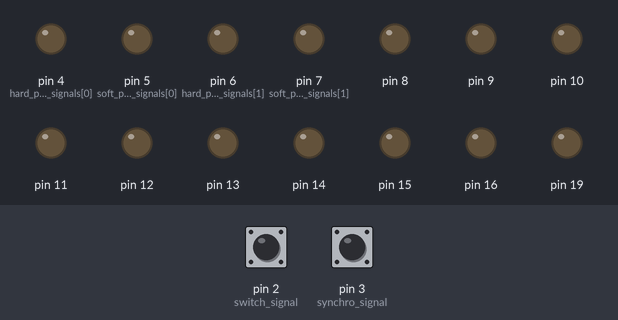
Bench run of a sketch on a simulated Arduino Uno, built with avr-gcc and run on an emulated ATmega328P. On the bench: output pins drawn as LEDs (lit = HIGH). The inputs (shaded band) are chosen by the test bench; at power-on: pin 3 (synchro_signal) HIGH, pin 2 (switch_signal) HIGH.

Above: at 1.2 s.
1.3 s: pin 3 (synchro_signal) pulled LOW for 0.15 s
At 2.0 s:
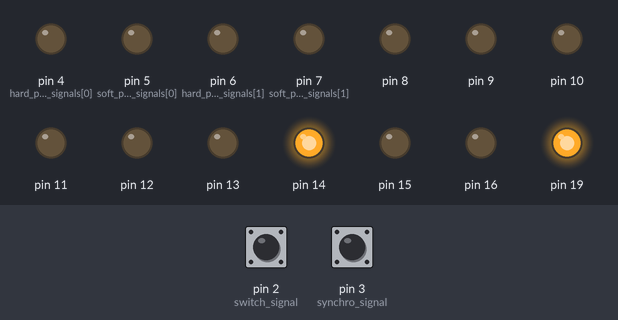
2.9 s: pin 3 (synchro_signal) pulled LOW for 1 s
At 3.3 s:
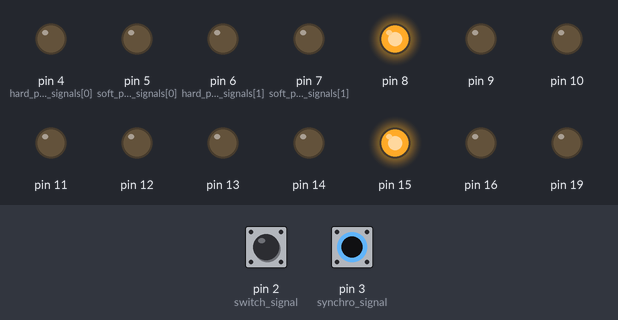
5.4 s: pin 3 (synchro_signal) pulled LOW for 3.2 s
At 6.3 s:
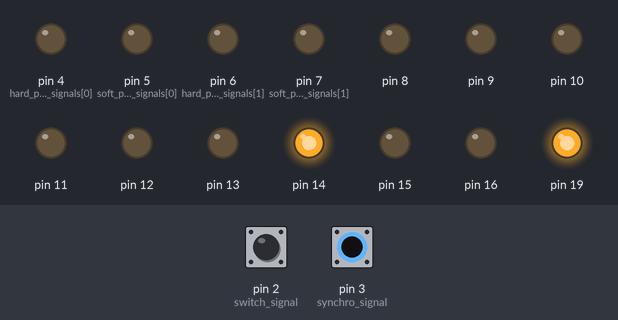
10.1 s: pin 3 (synchro_signal) pulled LOW for 0.15 s
At 11.1 s:
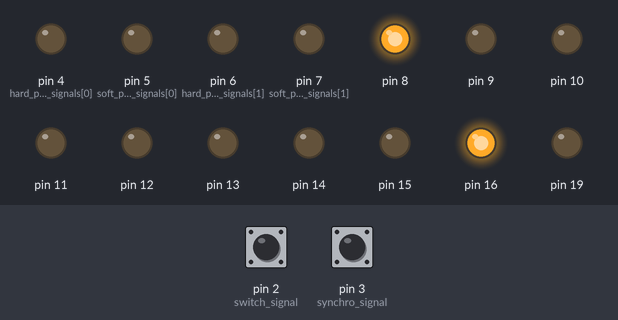
11.7 s: pin 2 (switch_signal) pulled LOW for 0.15 s
At 13.0 s:
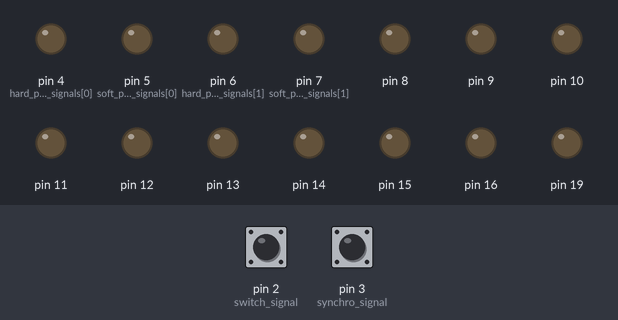
13.3 s: pin 2 (switch_signal) pulled LOW for 1 s
At 13.9 s:
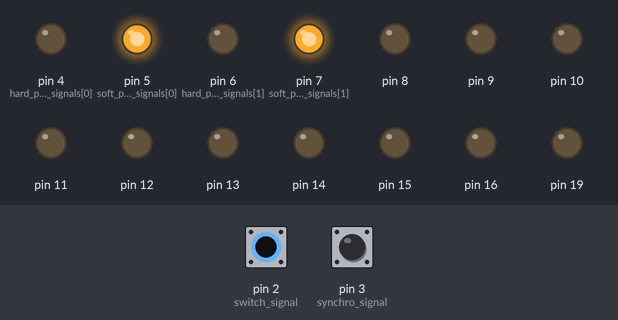
Timing chart, 0 to 16.3 s (numbered marks = the images above; inputs shaded):
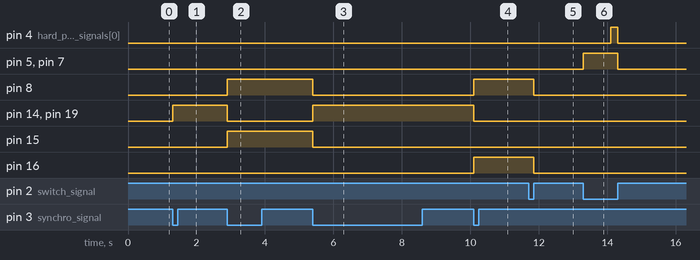

Measured:
- after the input at 1.3 s, pin 14, pin 19: LOW → HIGH at once
- after the input at 2.9 s, pin 8, pin 15: LOW → HIGH at once; pin 14, pin 19: HIGH → LOW at once
- after the input at 5.4 s, pin 8, pin 15: HIGH → LOW at once; pin 14, pin 19: LOW → HIGH at once
- after the input at 10.1 s, pin 8, pin 16: LOW → HIGH at once; pin 14, pin 19: HIGH → LOW at once
- after the input at 11.7 s, pin 8, pin 16: HIGH → LOW after 0.15 s
- after the input at 13.3 s, pin 4 (hard_push_signals[0]): LOW → HIGH after 0.80 s, → LOW 0.20 s later; pin 5 (soft_push_signals[0]), pin 7 (soft_push_signals[1]): LOW → HIGH at once, → LOW 1.0 s later

The sketch:

final_delayed_sequence.ino
```cpp
int soft_push_signals[] = {5, 7};
int hard_push_signals[] = {4, 6};
int synchro_signal = 3;
int switch_signal = 2;
const byte sequence_length = 182;
//Za pomocą wait_time reguluje się czas między wykonaniem pary zdjęć
const unsigned long wait_time = 2000;
volatile byte light_states[][2] = {{33, 0}, {2, 1}, {33, 0}, {4, 1}, {33, 0}, {6, 1}, {33, 0}, {8, 1}, {33, 0}, {10, 1}, {33, 0}, {12, 1},
                                  {33, 0}, {14, 1}, {33, 0}, {16, 1}, {33, 0}, {18, 1}, {33, 0}, {20, 1}, {33, 0}, {22, 1}, {33, 0}, {24, 1},
                                  {33, 0}, {26, 1}, {33, 0}, {28, 1}, {33, 0}, {0, 3}, {33, 0}, {2, 3}, {33, 0}, {4, 3}, {33, 0}, {6, 3},
                                  {33, 0}, {8, 3}, {33, 0}, {10, 3}, {33, 0}, {12, 3}, {33, 0}, {16, 3}, {33, 0}, {18, 3}, {33, 0}, {20, 3},
                                  {33, 0}, {24, 3}, {33, 0}, {0, 5}, {33, 0}, {2, 5}, {33, 0}, {4, 5}, {33, 0}, {6, 5}, {33, 0}, {8, 5},
                                  {33, 0}, {10, 5}, {33, 0}, {12, 5}, {33, 0}, {16, 5}, {33, 0}, {18, 5}, {33, 0}, {20, 5}, {33, 0}, {24, 5},
                                  {33, 0}, {0, 7}, {33, 0}, {2, 7}, {33, 0}, {4, 7}, {33, 0}, {8, 7}, {33, 0}, {16, 7}, {33, 0}, {0, 9},
                                  {33, 0}, {2, 9}, {33, 0}, {4, 9}, {33, 0}, {6, 9}, {33, 0}, {8, 9}, {33, 0}, {10, 9}, {33, 0}, {12, 9},
                                  {33, 0}, {16, 9}, {33, 0}, {18, 9}, {33, 0}, {20, 9}, {33, 0}, {24, 9}, {33, 0}, {0, 11}, {33, 0}, {2, 11},
                                  {33, 0}, {4, 11}, {33, 0}, {8, 11}, {33, 0}, {16, 11}, {33, 0}, {0, 13}, {33, 0}, {2, 13}, {33, 0}, {4, 13},
                                  {33, 0}, {8, 13}, {33, 0}, {16, 13}, {33, 0}, {0, 15}, {33, 0}, {0, 33}, {33, 0}, {4, 33},
                                  {33, 0}, {6, 33}, {33, 0}, {8, 33}, {33, 0}, {10, 33}, {33, 0}, {12, 33}, {33, 0}, {16, 33}, {33, 0}, {18, 33},
                                  {33, 0}, {20, 33}, {33, 0}, {24, 33}, {33, 0}, {0, 35}, {33, 0}, {2, 35}, {33, 0}, {4, 35}, {33, 0}, {8, 35},
                                  {33, 0}, {16, 35}, {33, 0}, {0, 37}, {33, 0}, {2, 37}, {33, 0}, {4, 37}, {33, 0}, {8, 37}, {33, 0}, {16, 37},
                                  {33, 0}, {0, 39}, {33, 0}, {0, 41}, {33, 0}, {2, 41}, {33, 0}, {4, 41}, {33, 0}, {8, 41}, {33, 0}, {16, 41},
                                  {33, 0}, {0, 43}, {33, 0}, {0, 45}};
volatile byte sequence_state;
volatile byte process_state;
byte old_sequence_state;
unsigned long start_time;
byte switch_state;


void setup() {
  for(int i = 0; i < 2; i++)
  {
    digitalWrite(soft_push_signals[i], LOW);
    digitalWrite(hard_push_signals[i], LOW);
    pinMode(soft_push_signals[i], OUTPUT);
    pinMode(hard_push_signals[i], OUTPUT);
  }
  PORTB = 0;
  PORTC = 0;
  DDRB = B11111111;
  DDRC = B11111111;
  pinMode(synchro_signal, INPUT_PULLUP);
  pinMode(switch_signal, INPUT_PULLUP);
  attachInterrupt(digitalPinToInterrupt(synchro_signal), lights_change, FALLING);
  attachInterrupt(digitalPinToInterrupt(switch_signal), button_off, RISING);
  process_state = 2;
  sequence_state = 0;
}

void loop() {
  if(process_state < 2)
  {
    digitalWrite(soft_push_signals[0], HIGH);
    digitalWrite(soft_push_signals[1], HIGH);
    delay(800);
    while(process_state < 2)
    {
      old_sequence_state = sequence_state;
      digitalWrite(hard_push_signals[process_state], HIGH);
      while(sequence_state - old_sequence_state == 0)
      {
        if(process_state == 3){
          goto idle_state;
        }
      }
      start_time = millis();
      while(sequence_state - old_sequence_state == 1)
      {
        if(process_state == 3){
          goto idle_state;
        }
      }
      digitalWrite(hard_push_signals[process_state], LOW);
      while(millis() - start_time < wait_time)
      {
        if(process_state == 3){
          goto idle_state;
        }
      }
      if(sequence_state == sequence_length)
      {
        process_state += 1;
        if(process_state == 1)
        {
//          przerwa po zakończeniu sesji aparatem numer 1
          delay(500);
          PORTB = 0;
          PORTC = 0;
          delay(7500);
        }
        sequence_state = 0;
      }
    }
  }
  idle_state:
  digitalWrite(soft_push_signals[0], LOW);
  digitalWrite(hard_push_signals[0], LOW);
  digitalWrite(soft_push_signals[1], LOW);
  digitalWrite(hard_push_signals[1], LOW);
  PORTB = 0;
  PORTC = 0;
  while(process_state == 2)
  {
    delay(5);
  }
  while(process_state == 3)
  {
    PORTB = 0;
    PORTC = 0;
    switch_state = digitalRead(switch_signal);
    if(switch_state == 0)
    {
      process_state = 0;
      sequence_state = 0;
    }
  }
}

void lights_change() {
  PORTC = light_states[sequence_state][0];
  PORTB = light_states[sequence_state][1];
  sequence_state += 1;
}

void button_off() {
  process_state = 3;
}
```
